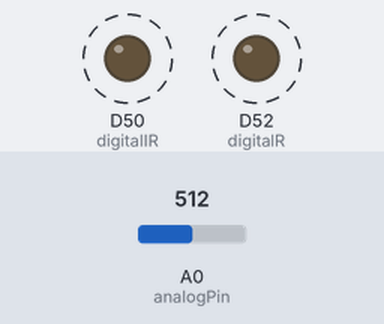
The sketch below on a simulated Arduino Due. Shown: output pins drawn as LEDs (lit = HIGH). Dashed ring = blinking. The inputs (shaded band) are chosen by the test bench; at power-on: A0 (analogPin) = 512 (analog values on the 0–1023 scale). What the sketch prints to the serial monitor is not drawn.

Above: at 0.02 s.
Timing chart, 0 to 3.0 s (numbered marks = the images above):
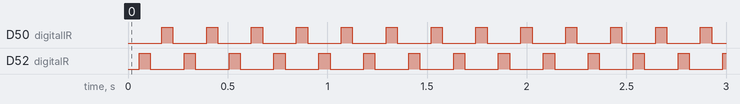

The sketch:

Send_only_oxy.ino
```cpp
int analogPin = A0;

int digitalIR = 50;
int digitalR = 52;

String command;
int timeStamp = 0;
int val;


void setup() {
    Serial1.begin(115200);
    Serial.begin(57600);
    analogReadResolution(16);

    pinMode(digitalIR, OUTPUT);
    pinMode(digitalR, OUTPUT);

}

void loop() {
  digitalWrite(digitalIR, LOW);
  digitalWrite(digitalR, LOW);
  //pinMode(digitalIR, INPUT);
  //pinMode(digitalR, INPUT);

  sendData("B");

  //pinMode(digitalR, OUTPUT);
  digitalWrite(digitalR, HIGH);

  sendData("R");
  //delay(1000);

  digitalWrite(digitalR, LOW);
  //pinMode(digitalR, INPUT);


  sendData("B");

  //pinMode(digitalIR, OUTPUT);
  digitalWrite(digitalIR, HIGH);
  //delay(1000);

  sendData("I");
}


void sendData(String pType){
  val = 0;
  for (int i = 0; i <= 500; i++) {
    val += analogRead(analogPin);
  }
  val = val/500;
  timeStamp = millis();
  String msg = pType + ";" + String(val) + ";" + String(timeStamp) + "\n";
  int l = msg.length();
  //msg = String(l) + "l" + msg;
  char copy[24];
  msg.toCharArray(copy, 24);
  Serial1.write(copy);
  Serial.print(msg);
}
```

Measured:
- by itself, D50 (digitalIR), D52 (digitalR): alternates HIGH for 0.06 s and LOW for 0.17 s
